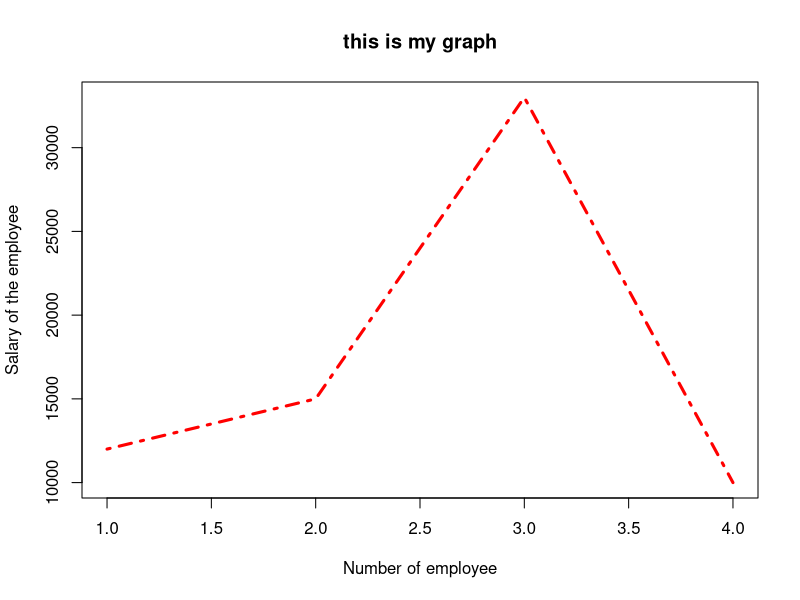

Source code (R):
x=c(12000,15000,33000,10000)
y=c(1,2,3,4)
plot(y,x,type="l",main="this is my graph",xlab="Number of employee",ylab="Salary of the employee",col="red",cex=1.5,lwd=3,lty=4)